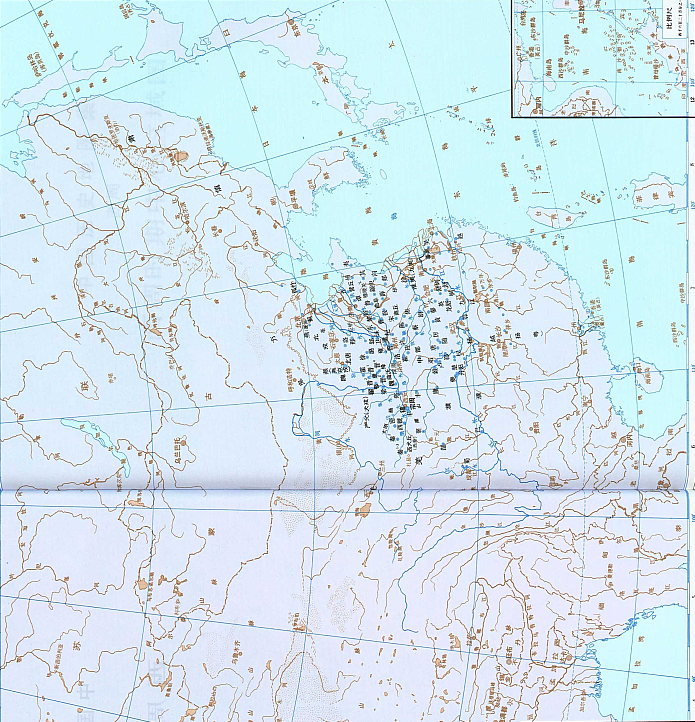
#> input picture image4/2222.jpg, 695 x 722 px
$ python s2_detecting2.py
#> lines starting #> are read from the running program, lines starting #| are printed output that depends on the picture; after the words box and inside, x2 and y2 are one past the last pixel; in counts of white or black regions, pixels touching at a corner belong together
import cv2
import numpy as np
from skimage import morphology,draw
import ill_dealing
from matplotlib import pyplot as plt
import Global_value


# filepath = "./image4/"

def calcGrayHist(grayimage):
    # 灰度图像矩阵的高，宽
    rows, cols = grayimage.shape

    # 存储灰度直方图
    grayHist = np.zeros([256], np.uint64)
    for r in range(rows):
        for c in range(cols):
            grayHist[grayimage[r][c]] += 1

    return grayHist


def threshTwoPeaks(image):

    #转换为灰度图
    if len(image.shape) == 2:
        gray = image
    else:
        gray = cv2.cvtColor(image, cv2.COLOR_BGR2GRAY)

    # 计算灰度直方图
    histogram = calcGrayHist(gray)
    # 寻找灰度直方图的最大峰值对应的灰度值
    # for k in range(1,255):
    #     if histogram[k] > histogram[k-1] and histogram[k] > histogram[k+1]:
    peak_set = 0
    # print(maxLoc)
    total = gray.size
    top = 0
    for k in range(255):
        top += histogram[k]
        # if (top/total)>=0.05:
        if (top / total) >= 0.034:
            break
    peak_set = k


    thresh = peak_set
    # 找到阈值之后进行阈值处理，得到二值图

    return thresh

def unevenLightCompensate(img, filepath,blockSize=16):
    gray = cv2.cvtColor(img, cv2.COLOR_BGR2GRAY)
    average = np.mean(gray)

    rows_new = int(np.ceil(gray.shape[0] / blockSize))
    cols_new = int(np.ceil(gray.shape[1] / blockSize))

    blockImage = np.zeros((rows_new, cols_new), dtype=np.float32)
    for r in range(rows_new):
        for c in range(cols_new):
            rowmin = r * blockSize
            rowmax = (r + 1) * blockSize
            if (rowmax > gray.shape[0]):
                rowmax = gray.shape[0]
            colmin = c * blockSize
            colmax = (c + 1) * blockSize
            if (colmax > gray.shape[1]):
                colmax = gray.shape[1]

            imageROI = gray[rowmin:rowmax, colmin:colmax]
            temaver = np.mean(imageROI)
            blockImage[r, c] = temaver

    blockImage = blockImage - average
    blockImage2 = cv2.resize(blockImage, (gray.shape[1], gray.shape[0]), interpolation=cv2.INTER_CUBIC)
    gray2 = gray.astype(np.float32)
    dst = gray2 - blockImage2
    dst = dst.astype(np.uint8)
    dst = cv2.GaussianBlur(dst, (3, 3), 0)
    dst = cv2.cvtColor(dst, cv2.COLOR_GRAY2BGR)
    cv2.imwrite(filepath + "unevenLightCompensate.png", dst)

    return dst

def shadowget(ROI_cube,filepath):
    img = ROI_cube

    # 高斯滤波
    src = cv2.medianBlur(img, 3)

    # 显示图像
    # cv2.imshow("source img", img)
    # cv2.imshow("medianBlur", result)

    # # 等待显示
    # cv2.waitKey(0)
    # cv2.destroyAllWindows()
    # 设置卷积核
    kernel1 = np.ones((3, 3), np.uint8)
    kernel2 = np.ones((3, 3), np.uint8)


    src = cv2.dilate(src, kernel1 , iterations = 6)
    result= cv2.erode(src, kernel2, iterations = 6)
    # 图像闭运算
    # result = cv2.morphologyEx(src, cv2.MORPH_CLOSE, kernel1)

    # 显示图像
    # cv2.imshow("src", src)
    # cv2.imshow("result", result)
    #
    # # 等待显示
    # cv2.waitKey(0)
    # cv2.destroyAllWindows()
    cv2.imwrite(filepath + "shadow.png", result)
    return result


def count_gray(original_img,filepath):
    height, width = original_img.shape[:2]
    gray_img = cv2.cvtColor(original_img, cv2.COLOR_BGR2GRAY)
    # cv2.imwrite("1.png",gray_img)
    # cv2.waitKey(0)
    num_color = gray_img.reshape(1, -1)[0]
    len_color = int(len(num_color) * (1 - 0.05))
    print("[num_color]", len(num_color))
    print("[len_color]", len_color)

    New_Img = np.zeros((height, width), dtype=np.uint8)
    thre = threshTwoPeaks(gray_img)
    for y in range(height):
        for x in range(width):

            # if 242 < gray_img[y, x]:
            if thre >= gray_img[y, x]:
                New_Img[y, x] = 255
    # ret ,New_Img = cv2.threshold(gray_img,0,255,cv2.THRESH_OTSU)
    cv2.imwrite(filepath + "count_gray.png", New_Img)
    return New_Img

def find_max_region(mask_sel,filepath):
    contours, hierarchy = cv2.findContours(mask_sel, cv2.RETR_TREE, cv2.CHAIN_APPROX_NONE)

    # 找到最大区域并填充
    area = []

    for j in range(len(contours)):
        area.append(cv2.contourArea(contours[j]))

    max_idx = np.argmax(area)

    max_area = cv2.contourArea(contours[max_idx])

    for k in range(len(contours)):

        if k != max_idx:
            cv2.fillPoly(mask_sel, [contours[k]], 0)

    return mask_sel

def Optimize(dst): #输入二值化折痕后图像
    New_Img = dst.copy()
    # [12 lines of commented-out code are left out]
    kernel = np.ones((3, 17), np.uint8) #以下8段代码处理基于折痕在图上横向显示，其他情况不太适用
    kernel2 = np.ones((1, 7), np.uint8)
    kernel3 = np.ones((3, 3), np.uint8)
    Old_Img = New_Img
    # New_Img = cv2.morphologyEx(New_Img,cv2.MORPH_OPEN,kernel)
    # img2 = cv2.imread("./image/count_gray.png")
    New_Img = cv2.erode(New_Img, kernel2, iterations=2)
    New_Img = cv2.dilate(New_Img, kernel2, iterations=2)
    New_Img = cv2.dilate(New_Img, kernel, iterations=3)
    New_Img = cv2.erode(New_Img, kernel3, iterations=3)
    # cv2.imwrite("./image/New_Img.png",New_Img)
    return New_Img

def Rosenfeld(im,filepath):
    # [25 lines of commented-out code are left out]
    binary = im.copy()

    binary[binary == 255] = 1
    skel, distance = morphology.medial_axis(binary, return_distance=True)
    dist_on_skel = distance * skel
    dist_on_skel = dist_on_skel.astype(np.uint8) * 255
    cv2.imwrite(filepath + "dist_on_skel.png", dist_on_skel)
    return dist_on_skel


def draw_convexHull(original_img, New_Img,filepath):
    height, width = original_img.shape[:2]
    ret, thresh = cv2.threshold(New_Img, 127, 255, cv2.THRESH_BINARY)
    contours, hierarchy = cv2.findContours(thresh, cv2.RETR_EXTERNAL, cv2.CHAIN_APPROX_SIMPLE)
    contours_ok = []
    len_contours = len(contours)
    if 0 < len_contours:
        contours_temp = []
        for c in contours:
            x, y, w, h = cv2.boundingRect(c)
            if w >= 5 and h >= 3:
                contours_temp.append([x, y, x + w, y + h])
        if 0 < len(contours_temp):
            contours_np = np.array(contours_temp)
            col_max = np.max(contours_np, axis=0)
            col_min = np.min(contours_np, axis=0)
            contours_ok = [col_min[0], col_min[1], col_max[2], col_max[3]]
            print("contours_ok", contours_ok)
            cv2.rectangle(original_img, (0, contours_ok[1] - 20), (width, contours_ok[3] + 20), (255, 255, 255), 4)
            # cv2.imshow('line', original_img)
            cv2.imwrite(filepath + "ROI.png", original_img)
            # cv2.waitKey(0)
            # cv2.destroyAllWindows()
            # cv2.imshow('roi',ROI)
            ROI = original_img[contours_ok[1] - 20:contours_ok[3] + 20,:]
            cv2.imwrite(filepath + "ROI_cube.png", ROI)
            high = contours_ok[1] - 20
            low = contours_ok[3] + 20
    return high,low,ROI


def drawline(img,crease,shifting,filepath):
    # Global_value._init()
    # filepath = Global_value.get_value('filepath')
    rows, cols = crease.shape[:2]
    # 存储灰度直方图
    for y in range(rows):
        for x in range(cols):
            if 0 < crease[y, x] and y+shifting < rows:
                img[y+shifting,x] = [0,255,0]
    # cv2.imshow("result", img)
    cv2.imwrite(filepath + "crease.png",img)
    # cv2.waitKey(0)
    # cv2.destroyAllWindows()


if __name__ == '__main__':
    filepath = './image4/'
    img = cv2.imread("./image4/2222.jpg")
#> img is the input picture: shape (722, 695, 3); mean B, G, R 240.1, 230.5, 211.9
    origin_img = img.copy()
    origin_img1 = img.copy()
    newimg = shadowget(img,filepath)
    # newimg = unevenLightCompensate(img)
    # newimg = cv2.cvtColor(newimg,cv2.COLOR_BGR2GRAY)
    gray = count_gray(newimg,filepath)
#> in count_gray, `gray_img = cv2.cvtColor(original_img, cv2.COLOR_BGR2GRAY)`:
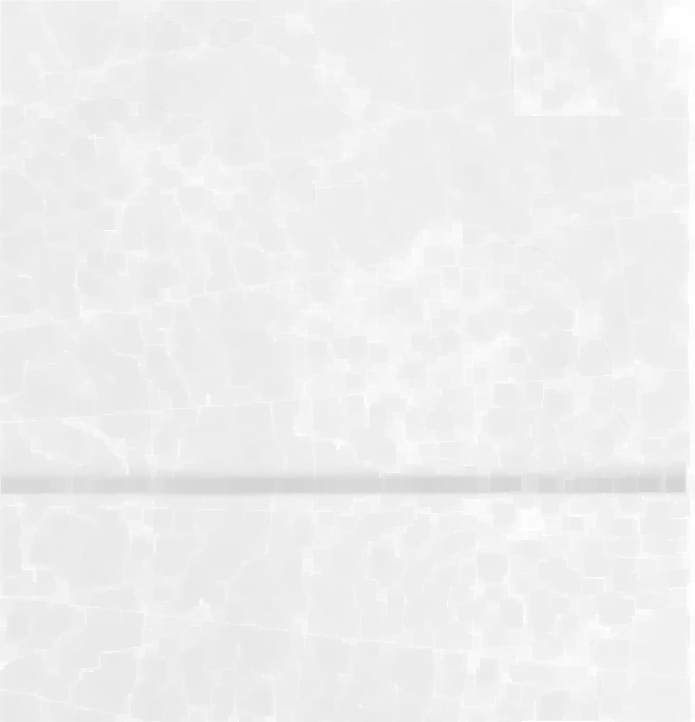
#> gray_img: shape (722, 695); min 212, max 255, mean 238.7
#> in count_gray, `len_color = int(len(num_color) * (1 - 0.05))`: len_color = 476700
#| [num_color] 501790
#| [len_color] 476700
#> in threshTwoPeaks, `histogram = calcGrayHist(gray)`: histogram = 256 values, max 87198 at index 238, min 0 at index 0, mean 1960.1
#> after the loop in threshTwoPeaks, `for k in range(255):`: top = 22110
#> in count_gray, `thre = threshTwoPeaks(gray_img)`: thre = 233
#> after the loop in count_gray, `for y in range(height):`:
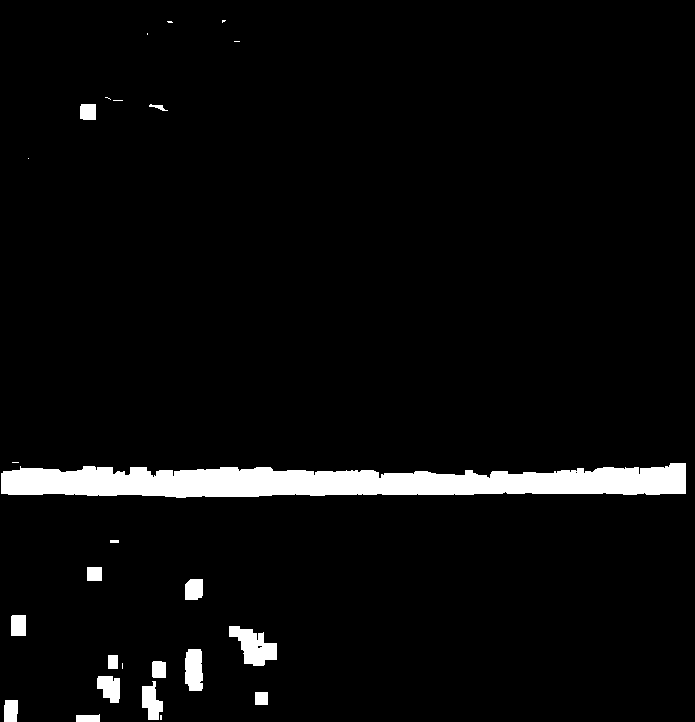
#> New_Img: shape (722, 695); 4.4% white; 26 white regions (10 under 20 px)
    # [5 lines of commented-out code are left out]
    img3 = find_max_region(gray,filepath)
#> in find_max_region, `contours, hierarchy = cv2.findContours(mask_sel, cv2.RETR_TREE, cv2.CH..`: contours = 28 contours, 13 with area under 20; largest, box (x1, y1, x2, y2) and area: (1, 463, 686, 498) 16290, (229, 626, 277, 666) 1016, (185, 649, 203, 691) 622, (142, 681, 163, 720) 465, (97, 676, 120, 703) 430
#> the loop in find_max_region, `for j in range(len(contours)):` made 28 passes
#> after the loop in find_max_region, `for j in range(len(contours)):`: area = 28 values, max 16290 at index 16, min 0 at index 6, mean 741.4
#> in find_max_region, `max_idx = np.argmax(area)`: max_idx = 16
#> in find_max_region, `max_area = cv2.contourArea(contours[max_idx])`: max_area = 16290
#> the loop in find_max_region, `for k in range(len(contours)): ` made 28 passes
#> after the loop in find_max_region, `for k in range(len(contours)):`:
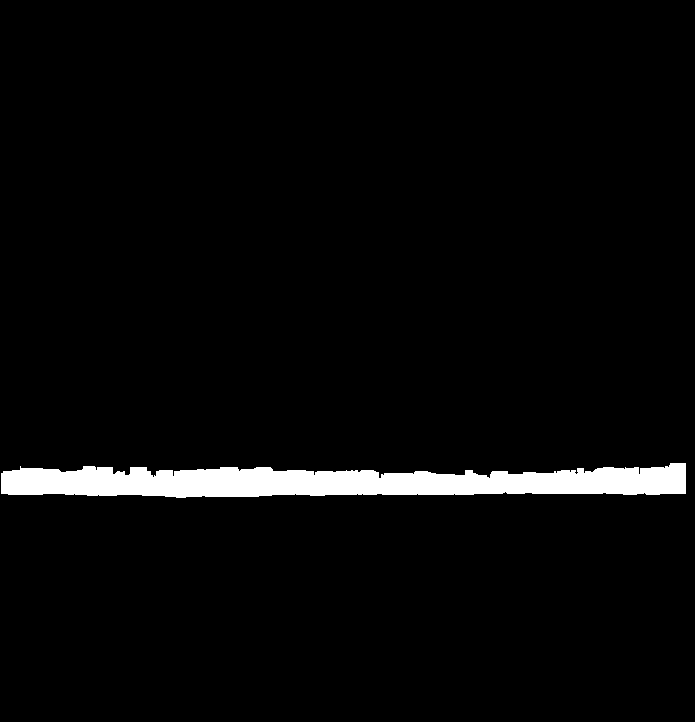
#> mask_sel: shape (722, 695); 3.4% white; 1 white region, box (x1, y1, x2, y2) and area: (1, 463, 686, 498) 17049
    cv2.imwrite(filepath + "count_gray.png",img3)
    New_Img = Optimize(img3)
#> in Optimize, `New_Img = cv2.erode(New_Img, kernel2, iterations=2)`: New_Img: shape (722, 695); 3.1% white; 1 white region, box (x1, y1, x2, y2) and area: (7, 463, 680, 497) 15307
#> in Optimize, `New_Img = cv2.dilate(New_Img, kernel2, iterations=2)`: New_Img: shape (722, 695); 3.4% white; 1 white region, box (x1, y1, x2, y2) and area: (1, 463, 686, 497) 16843
#> in Optimize, `New_Img = cv2.dilate(New_Img, kernel, iterations=3)`: New_Img: shape (722, 695); 4.6% white; 1 white region, box (x1, y1, x2, y2) and area: (0, 460, 695, 500) 22914
#> in Optimize, `New_Img = cv2.erode(New_Img, kernel3, iterations=3)`:
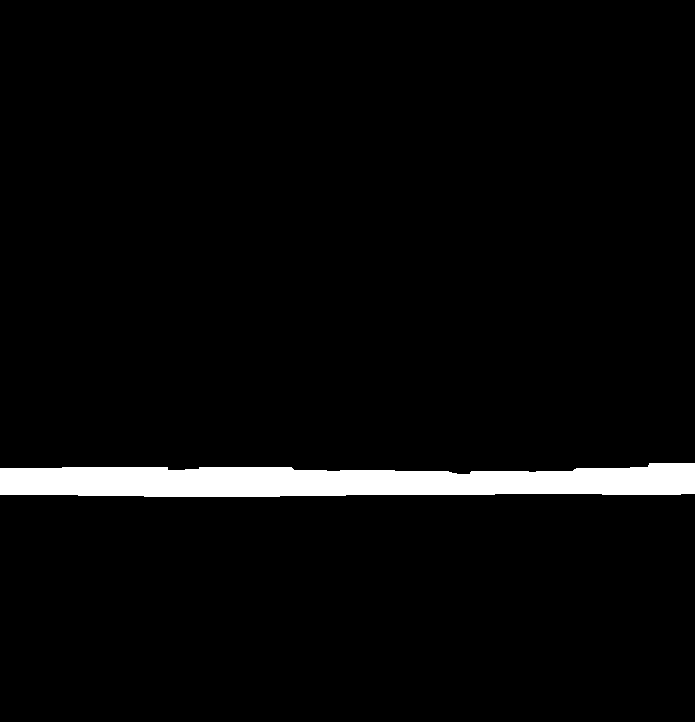
#> New_Img: shape (722, 695); 3.7% white; 1 white region
    # cv2.imshow("result111", New_Img)
    img3 = find_max_region(New_Img,filepath)
#> in find_max_region (call 2), `contours, hierarchy = cv2.findContours(mask_sel, cv2.RETR_TREE, cv2.CH..`: contours = 1 contour; box (x1, y1, x2, y2) and area: (0, 463, 695, 497) 17910
#> the loop in find_max_region (call 2), `for j in range(len(contours)):` made 1 pass
#> the loop in find_max_region (call 2), `for k in range(len(contours)): ` made 1 pass
    cv2.imwrite( filepath + "mask_sel.png", img3)
    img4 = Rosenfeld(img3,filepath)
#> in Rosenfeld, `binary[binary == 255] = 1`:
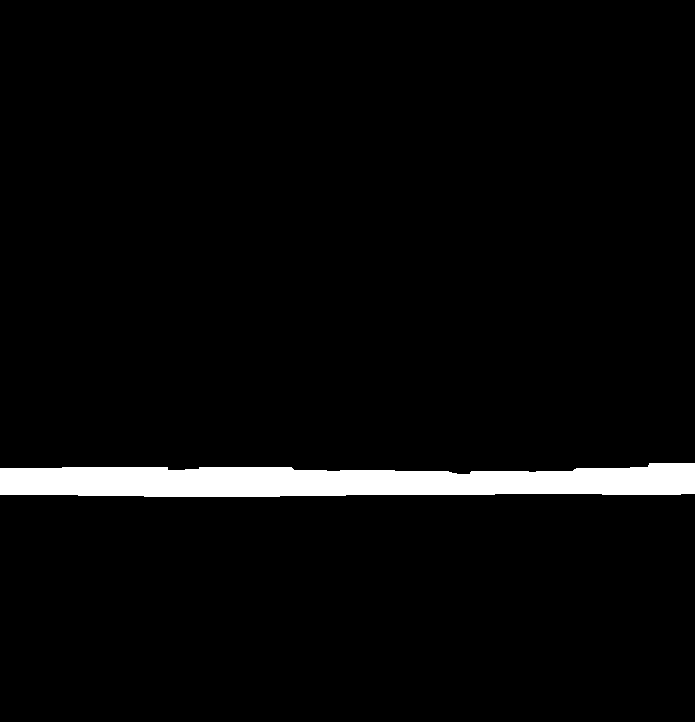
#> binary: shape (722, 695); values 0 (black) and 1 (white), 3.7% white; 1 white region, box (x1, y1, x2, y2) and area: (0, 463, 695, 497) 18636
#> in Rosenfeld, `skel, distance = morphology.medial_axis(binary, return_distance=True)`: skel: shape (722, 695) bool; 0.15% white in thin lines or dots, all inside (x1, y1, x2, y2) = (0, 463, 695, 485)
#> in Rosenfeld, `skel, distance = morphology.medial_axis(binary, return_distance=True)`:
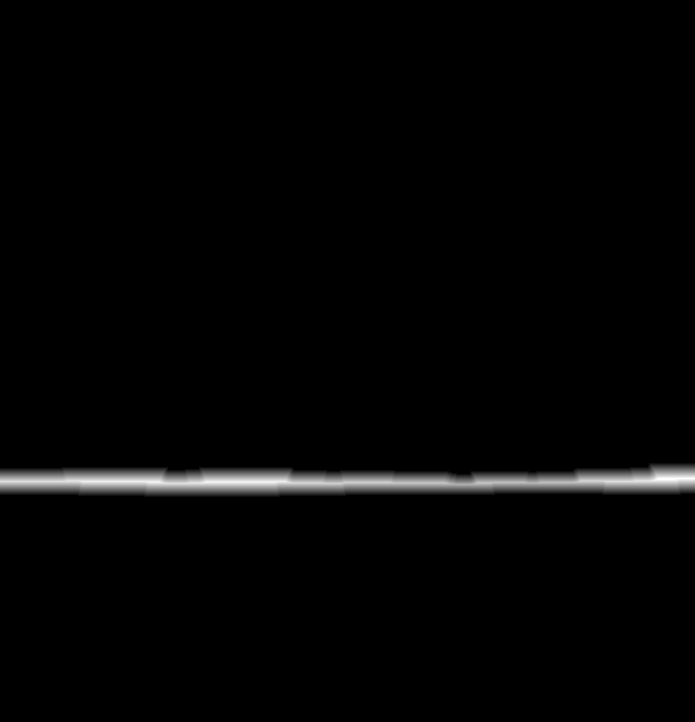
#> distance: shape (722, 695) float64; min 0, max 16, mean 0.268; drawn with min black and max white
    high,low,ROI = draw_convexHull(origin_img,img4,filepath)
#> in draw_convexHull, `contours, hierarchy = cv2.findContours(thresh, cv2.RETR_EXTERNAL, cv2...`: contours = 1 contour, all with area under 20
#> in draw_convexHull, `len_contours = len(contours)`: len_contours = 1
#> the loop in draw_convexHull, `for c in contours:` made 1 pass
#> (x, y, w, h) on pass 1: (0, 463, 695, 22)
#> after the loop in draw_convexHull, `for c in contours:`: contours_temp = [[0, 463, 695, 485]]
#> in draw_convexHull, `col_max = np.max(contours_np, axis=0)`: col_max = [0, 463, 695, 485]
#| contours_ok [0, 463, 695, 485]
#> in draw_convexHull, `ROI = original_img[contours_ok[1] - 20:contours_ok[3] + 20,:]`:
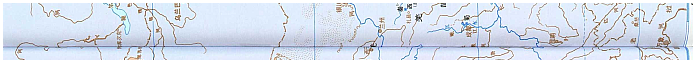
#> ROI: shape (62, 695, 3); mean B, G, R 234.4, 221.1, 212.9
#> in draw_convexHull, `high = contours_ok[1] - 20`: high = 443
#> in draw_convexHull, `low = contours_ok[3] + 20`: low = 505
#> high = 443; low = 505
    drawline(img,img4,6,filepath)
    # deal_ill(origin_img1, high, low)
